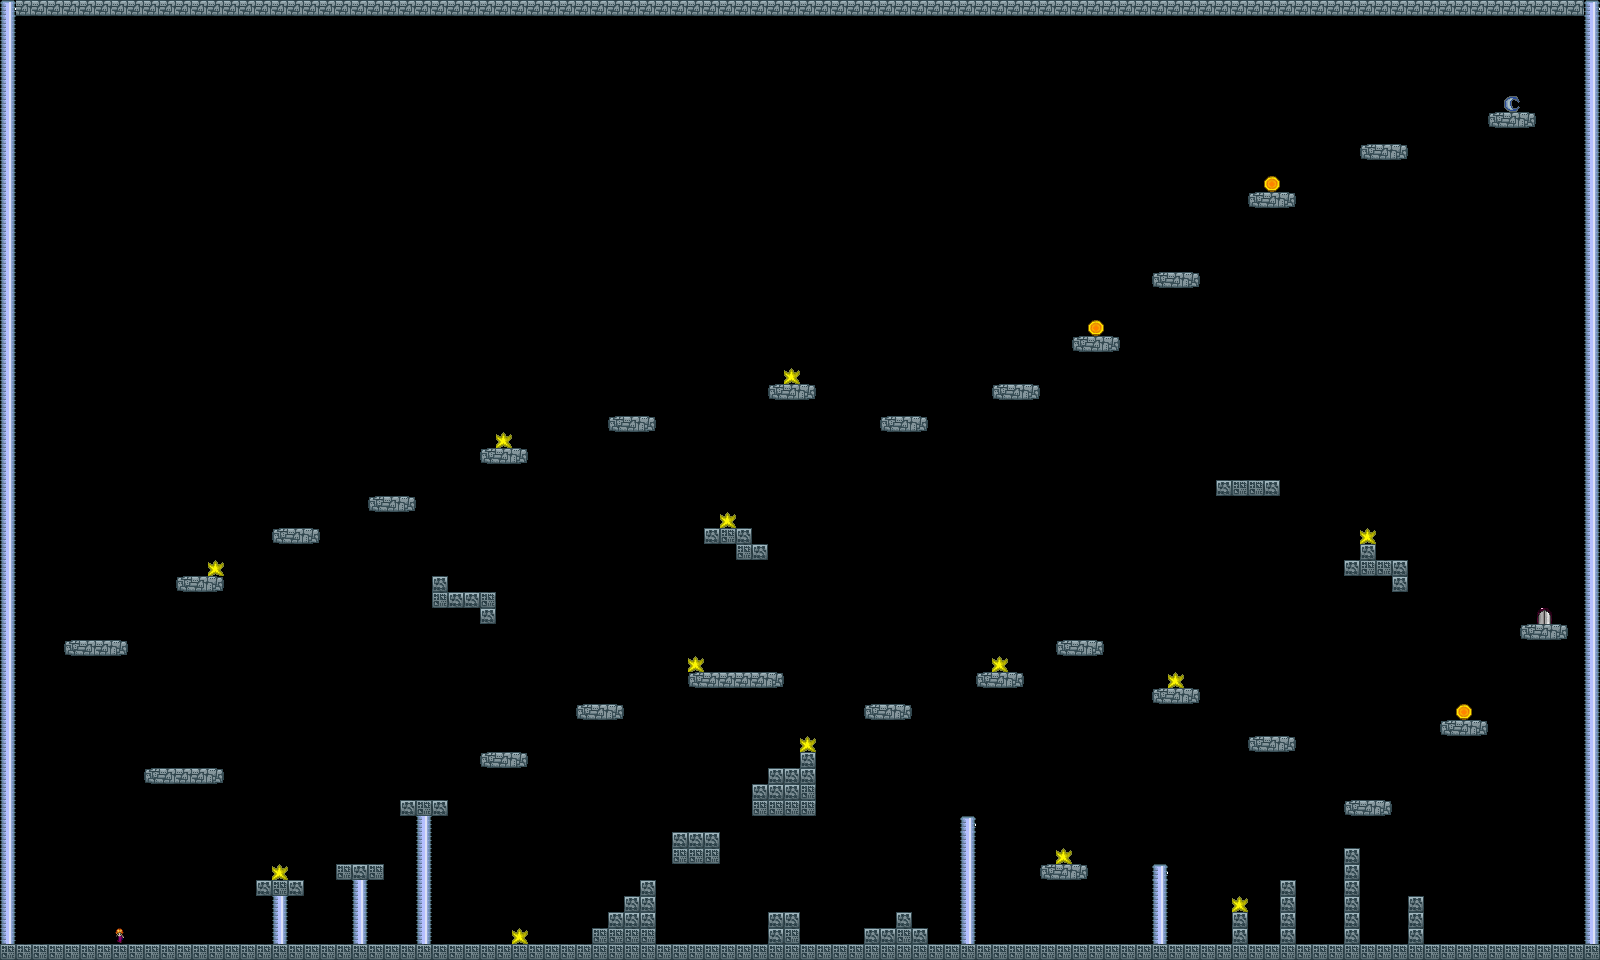

Below is a game level as drawn by its tile map, then a one-line description and the .tmx that defines it (tile-layer data replaced by summaries):
An orthogonal 100x60 tile map with 16x16 px tiles, 3 tile layers (platforms, rewards, goal), 1 hidden layer not drawn, 2 tilesets.

<map version="1.0" orientation="orthogonal" renderorder="right-down" width="100" height="60" tilewidth="16" tileheight="16">
 <tileset firstgid="1" name="tiles_mga" tilewidth="16" tileheight="16">
  <image source="tiles_mga.png" width="128" height="128" />
 </tileset>
 <tileset firstgid="65" name="tiles_mga" tilewidth="16" tileheight="16">
  <image source="tiles_mga.png" width="128" height="128" />
 </tileset>
 <layer name="platforms" width="100" height="60">
  <data>[6000 cells, 514 non-empty, 15 distinct tile ids]</data>
 </layer>
 <layer name="rewards" width="100" height="60">
  <data>[6000 cells, 17 non-empty, 3 distinct tile ids]</data>
 </layer>
 <layer name="goal" width="100" height="60">
  <data>[6000 cells, 1 non-empty, 1 distinct tile ids]</data>
 </layer>
 <layer name="player" width="100" height="60" visible="0">
  <data>[6000 cells, 1 non-empty, 1 distinct tile ids]</data>
 </layer>
</map>